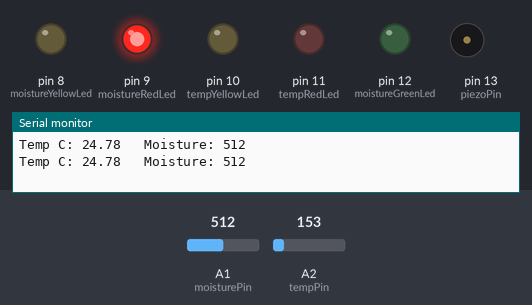
A sketch run on a simulated Arduino Uno, built with avr-gcc and run on an emulated ATmega328P. Shown: output pins drawn as LEDs (lit = HIGH), buzzer (waves = sounding), the last lines printed to the serial monitor. The inputs (shaded band) are chosen by the test bench; at power-on: A1 (moisturePin) = 512, A2 (tempPin) = 153. Pins used as bus, display or sensor lines are not drawn.

Above: at 0.92 s.
1.4 s: A1 (moisturePin) set to 483
At 2.8 s:
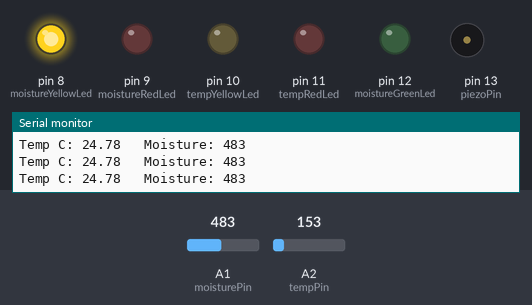
3.1 s: A2 (tempPin) set to 158
At 4.3 s:
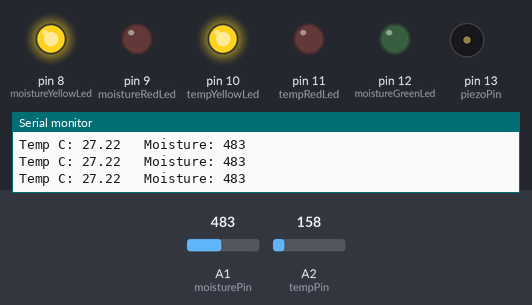
4.6 s: A2 (tempPin) set to 165
At 5.04 s:
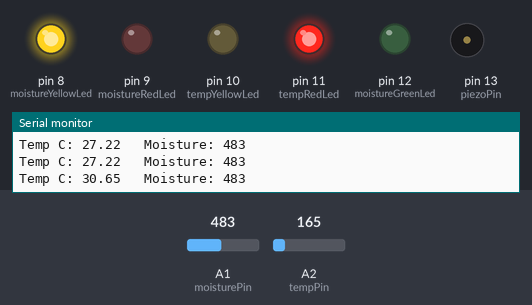
7.8 s: A1 (moisturePin) set to 511
At 8.41 s:
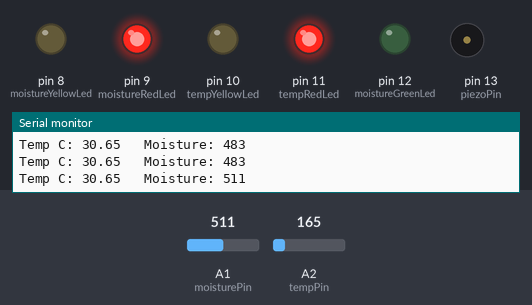
11.0 s: A2 (tempPin) set to 133
At 11.78 s:
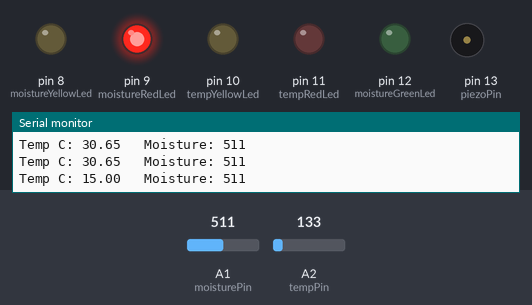
14.2 s: A1 (moisturePin) set to 306
At 15.1 s:
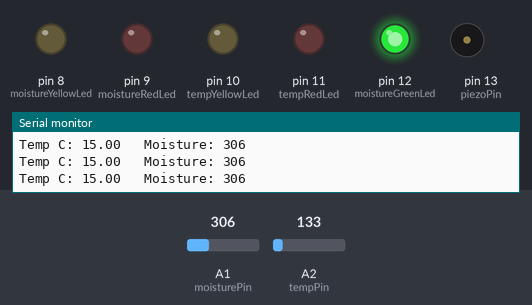
Timing chart, 0 to 16.7 s (numbered marks = the images above; inputs shaded):
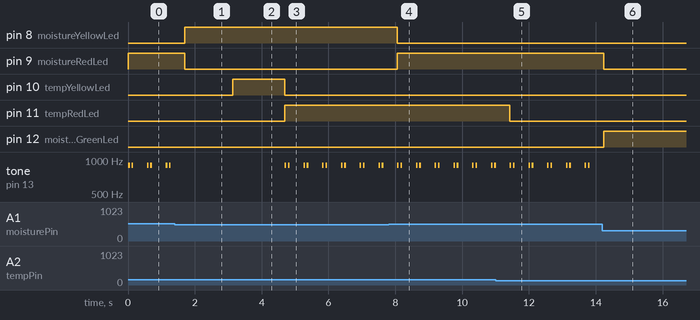

The sketch:

serverguard_tinkercad.ino
```cpp
/*
 * ServerGuard: Tinkercad prototype firmware
 * Author: Anthony Walston (April 2026)
 *
 * Monitors temperature and moisture. It lights a green LED when conditions
 * are normal, yellow and red LEDs for warnings and alarms, and beeps a
 * piezo when either reading reaches its alarm level. Readings are printed
 * to the serial monitor at 9600 baud.
 *
 * This sketch targets the Tinkercad simulation, which uses:
 *   - a TMP36 temperature sensor on A2
 *   - a soil moisture sensor on A1 (powered from A0) as the humidity input,
 *     because Tinkercad has no DHT11
 *
 * The ServerGuard PCB uses an LM35 (A2) and a DHT11 (A1) instead. Running
 * this code on the PCB needs two changes: read the DHT11 with a DHT
 * library, and convert the LM35 with tempC = voltage * 100.0.
 * The LED and piezo pins match the PCB.
 */

int moisture = 0;
int tempRaw = 0;
float voltage = 0.0;
float tempC = 0.0;

const int moisturePowerPin = A0;
const int moisturePin = A1;
const int tempPin = A2;

const int moistureYellowLed = 8;
const int moistureRedLed = 9;
const int tempYellowLed = 10;
const int tempRedLed = 11;
const int moistureGreenLed = 12;
const int piezoPin = 13;

// Server-room style thresholds
const float tempWarning = 27.0;
const float tempAlarm = 30.0;

// Adjust these if your moisture sensor reads differently
const int moistureWarning = 350;
const int moistureAlarm = 500;

void setup()
{
  pinMode(moisturePowerPin, OUTPUT);
  pinMode(moisturePin, INPUT);
  pinMode(tempPin, INPUT);

  pinMode(moistureYellowLed, OUTPUT);
  pinMode(moistureRedLed, OUTPUT);
  pinMode(tempYellowLed, OUTPUT);
  pinMode(tempRedLed, OUTPUT);
  pinMode(moistureGreenLed, OUTPUT);
  pinMode(piezoPin, OUTPUT);

  Serial.begin(9600);
}

void loop()
{
  // Read temperature from TMP36
  tempRaw = analogRead(tempPin);
  voltage = tempRaw * (5.0 / 1023.0);
  tempC = (voltage - 0.5) * 100.0;

  // Read moisture
  digitalWrite(moisturePowerPin, HIGH);
  delay(10);
  moisture = analogRead(moisturePin);
  digitalWrite(moisturePowerPin, LOW);

  bool tempTooHigh = tempC >= tempAlarm;
  bool tempWarningOn = tempC >= tempWarning && tempC < tempAlarm;

  bool moistureTooHigh = moisture >= moistureAlarm;
  bool moistureWarningOn = moisture >= moistureWarning && moisture < moistureAlarm;

  Serial.print("Temp C: ");
  Serial.print(tempC);
  Serial.print("   Moisture: ");
  Serial.println(moisture);

  // Reset outputs
  digitalWrite(moistureYellowLed, LOW);
  digitalWrite(moistureRedLed, LOW);
  digitalWrite(tempYellowLed, LOW);
  digitalWrite(tempRedLed, LOW);
  digitalWrite(moistureGreenLed, LOW);
  noTone(piezoPin);

  // Green only when everything is normal
  if (!tempWarningOn && !tempTooHigh && !moistureWarningOn && !moistureTooHigh) {
    digitalWrite(moistureGreenLed, HIGH);
  }

  // Moisture LEDs
  if (moistureWarningOn) {
    digitalWrite(moistureYellowLed, HIGH);
  }
  else if (moistureTooHigh) {
    digitalWrite(moistureRedLed, HIGH);
  }

  // Temp LEDs
  if (tempWarningOn) {
    digitalWrite(tempYellowLed, HIGH);
  }
  else if (tempTooHigh) {
    digitalWrite(tempYellowLed, LOW);
    digitalWrite(tempRedLed, HIGH);
  }

  // Alarm if either condition is too high
  if (tempTooHigh || moistureTooHigh) {
    tone(piezoPin, 900);
    delay(50);
    noTone(piezoPin);
    delay(50);
    tone(piezoPin, 900);
    delay(50);
    noTone(piezoPin);
    delay(300);
  }

  delay(100);
}
```

Measured:
- the behaviour switches between 500 and 499 on A1 (moisturePin) (found by bisection; images 0 and 1)
- the behaviour switches between 157 and 158 on A2 (tempPin) (found by bisection; images 1 and 2)
- after the input at 1.4 s, pin 8 (moistureYellowLed): LOW → HIGH after 0.29 s; pin 9 (moistureRedLed): HIGH → LOW after 0.29 s; tone on pin 13 (piezoPin): stops changing and stays silent
- after the input at 3.1 s, pin 10 (tempYellowLed): LOW → HIGH at once
- after the input at 4.6 s, pin 10 (tempYellowLed): HIGH → LOW after 0.09 s; pin 11 (tempRedLed): LOW → HIGH after 0.09 s; tone on pin 13 (piezoPin): silent → 900 Hz after 0.09 s, then repeats every 0.56 s: silent 0.05 s, 900 Hz 0.05 s, silent 0.41 s, 900 Hz 0.05 s
- after the input at 7.8 s, pin 8 (moistureYellowLed): HIGH → LOW after 0.26 s; pin 9 (moistureRedLed): LOW → HIGH after 0.26 s
- after the input at 11.0 s, pin 11 (tempRedLed): HIGH → LOW after 0.43 s
- after the input at 14.2 s, pin 9 (moistureRedLed): HIGH → LOW at once; pin 12 (moistureGreenLed): LOW → HIGH at once; tone on pin 13 (piezoPin): stops changing and stays silent
